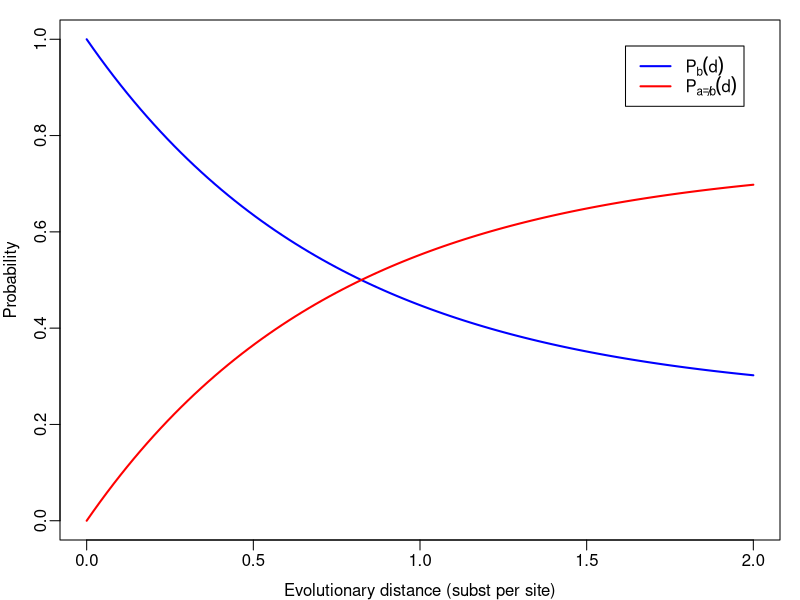
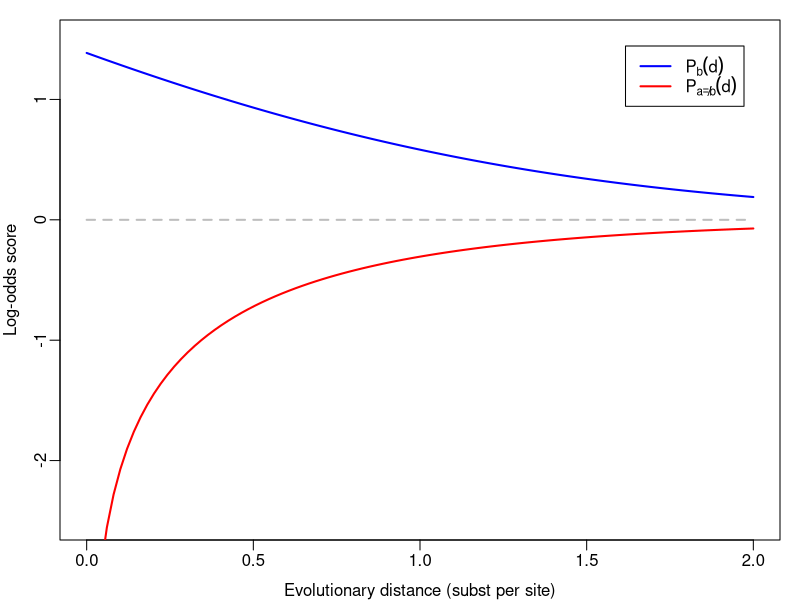

Here is the R script that generated these plots, in order:
p <- function(d) {
    1/4 + 3/4*exp(-(4/3)*d)
}

d <- seq(0, 2, length.out=100)

png("match_probs.png", width=800, height=500, pointsize=20)
par(mar=c(3,3,1,1), mgp=c(2,0.5,0))

plot(d, p(d), 'l', lwd=2, col='blue', ylim=c(0,1),
     xlab="Evolutionary distance (subst per site)", ylab="Probability")
lines(d, 1-p(d), 'l', lwd=2, col='red')

legend('topright', inset=0.05, c(expression(P[a=b](d)), expression(P[a!=b](d))),
       lty=1, lwd=2, col=c("blue", "red"))

dev.off()

png("match_scores.png", width=800, height=500, pointsize=20)
par(mar=c(3,3,1,1), mgp=c(2,0.5,0))

plot(d, log(p(d)/0.25), 'l', lwd=2, col='blue', ylim=c(-2.5, 1.5), xlim=c(0, 2),
     xlab="Evolutionary distance (subst per site)", ylab="Log-odds score")
lines(d, log((1-p(d))/0.75), lwd=2, col='red')
lines(d, rep(0, length(d)), lwd=2, lty=2, col="grey")

legend('topright', inset=0.05, c(expression(P[a=b](d)), expression(P[a!=b](d))),
       lty=1, lwd=2, col=c("blue", "red"))

dev.off()
